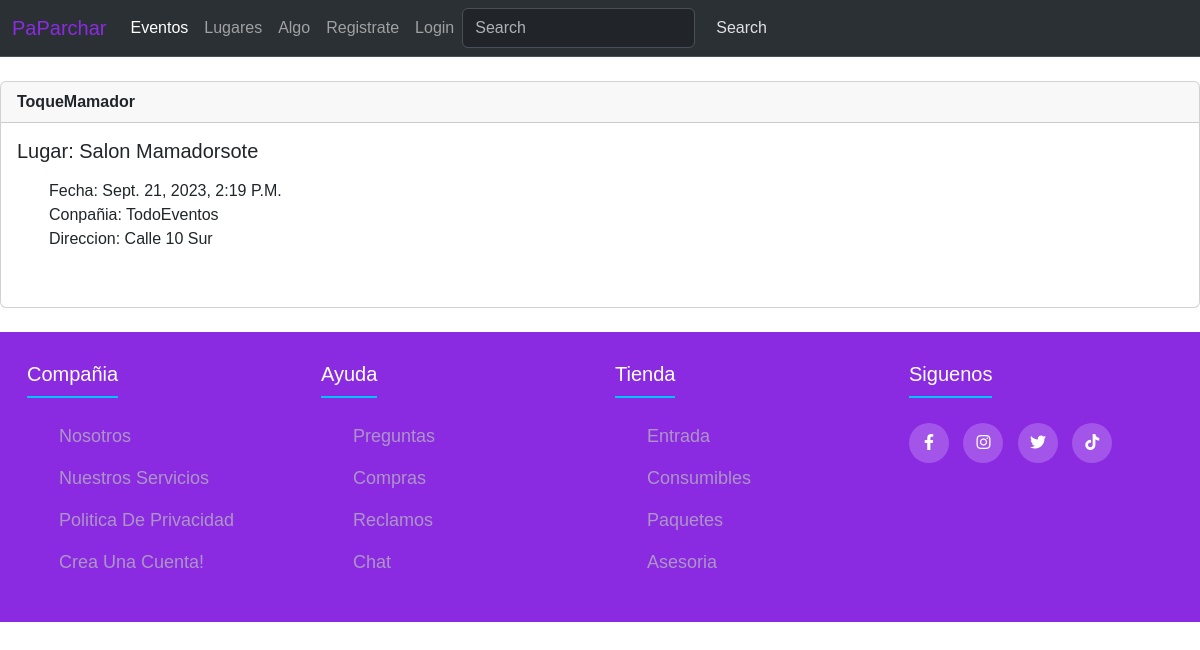
The app's page /show_event/1, older data.
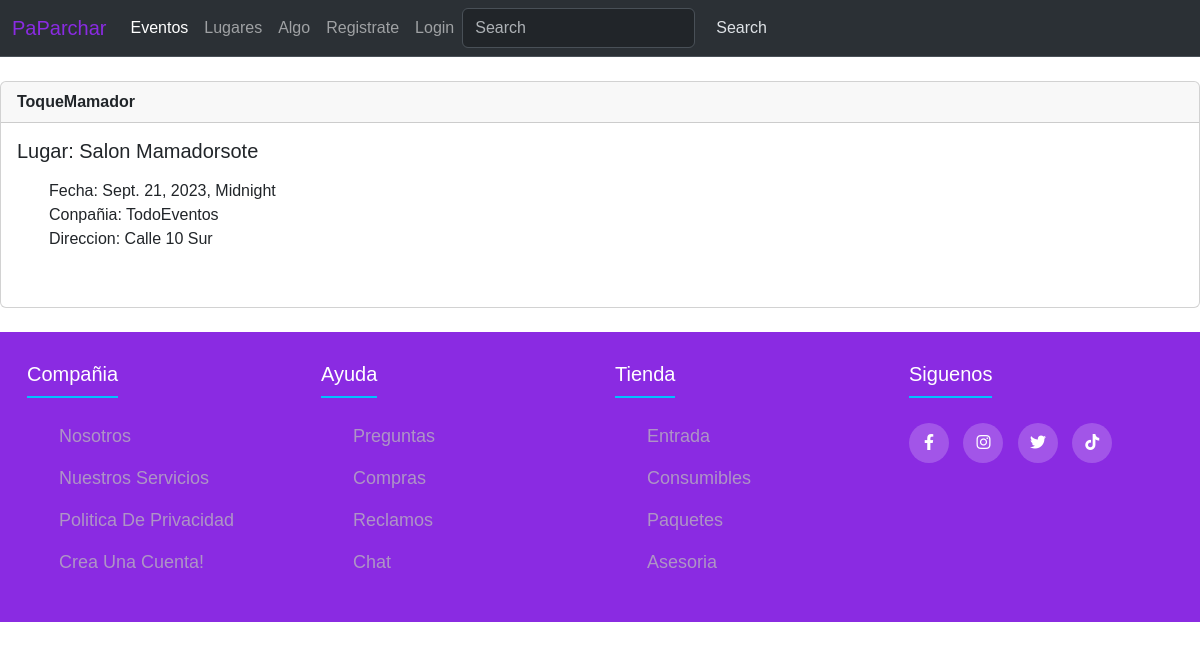
The same page, newer data.
### eventos/models.py (models this page shows)
class Event(models.Model):
    name = models.CharField('Event Name', max_length=120)
    event_date = models.DateTimeField()
    venue = models.ForeignKey(Venue, blank=True, null=True, on_delete=models.CASCADE)
    company =  models.CharField(max_length=120)
    description = models.TextField(blank=True)
    attendees = models.ManyToManyField(User, blank = True)
    def __str__(self):
        return self.name

class Venue(models.Model):
    name = models.CharField(max_length=150)
    address = models.CharField(max_length=300)
    phone = models.IntegerField(validators=[MinValueValidator(0),MaxValueValidator(11)])
    email_address = models.CharField(max_length=250)
    def __str__(self) -> str:
        return self.name

### eventos/views.py (the view)
# urls.py: path('show_event/<event_id>',eventoVista.show_events, name='show_event'),
def show_events(request, event_id):
    event = Event.objects.get(pk=event_id)
    return render(request, 'eventos/show_event.html', {'event':event})

### eventos/templates/eventos/show_event.html (shortened to what this page needs)
{% extends 'eventos/base.html' %}
{% block content %}
    <div class="card">
        <div class="card-header">
            <strong>  {{ event }} </strong>
        </div>
        <div class="card-body">
          <h5 class="card-title"> lugar: {{ event.venue }} </h5>
          <p class="card-text"><ul>
            <li>Fecha: {{ event.event_date }} </li>
            <li>Conpañia: {{ event.company }} </li>
            <li>Direccion: {{ event.venue.address }} </li>
            <br/>
            </ul></p>
        </div>
      </div>
{% endblock %}

Row changes from the older to the newer data that the page shows:
changed Event "ToqueMamador": event_date "Sept. 21, 2023, 2:19 P.m." → "Sept. 21, 2023, Midnight"
